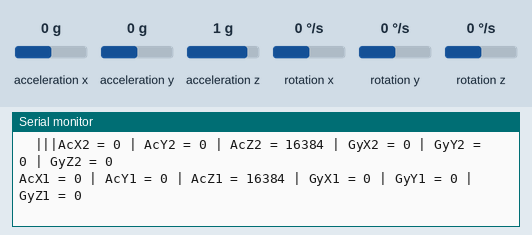
Recording of a sketch running on a simulated Arduino Uno, built with avr-gcc and run on an emulated ATmega328P. Shown: the last lines printed to the serial monitor. Wiring (inferred from the names in the program): MPU-6050 motion sensor at I2C address 0x68; MPU-6050 motion sensor at I2C address 0x69. The test bench sets the inputs (shaded band); at power-on: acceleration x 0 g, acceleration y 0 g, acceleration z 1 g, rotation x 0 °/s, rotation y 0 °/s, rotation z 0 °/s.

Above: at 1.2 s.
1.3 s: acceleration x set to -1.4 g
At 1.7 s:
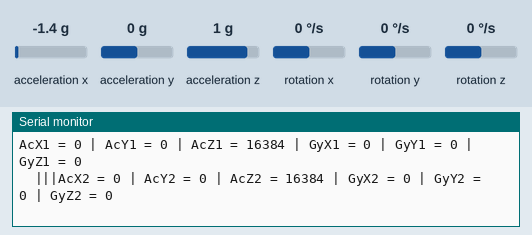
2.8 s: acceleration y set to -1.4 g
At 3.5 s:
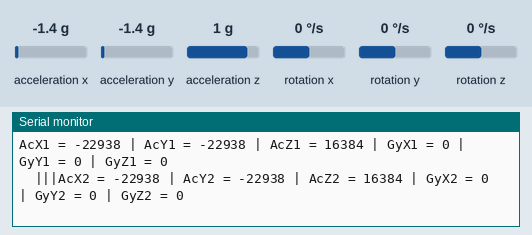
4.3 s: acceleration z set to -1.4 g
At 4.7 s:
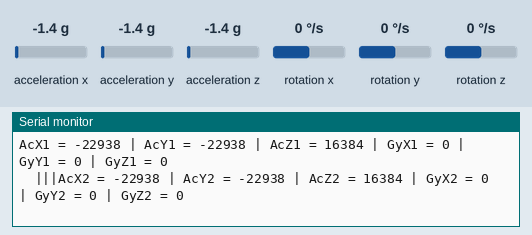
7.3 s: rotation x set to -192 °/s
At 7.7 s:
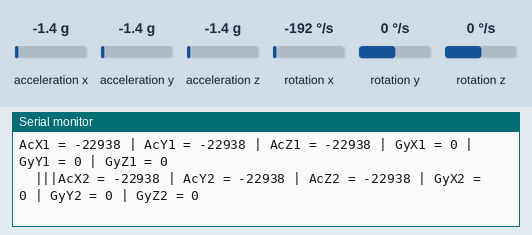
10.3 s: rotation y set to -192 °/s
At 10.8 s:
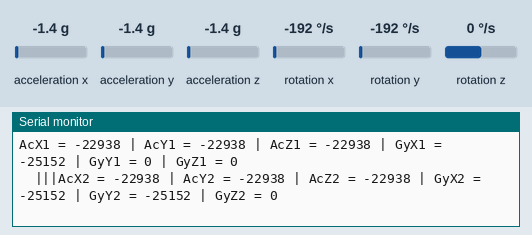
11.8 s: rotation z set to -192 °/s
At 12.7 s:
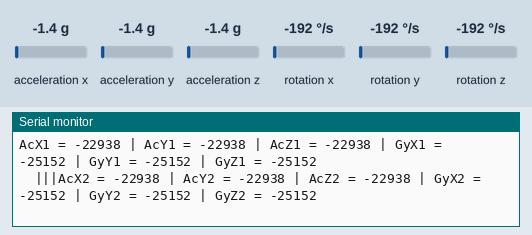

Measured:
- after the input at 2.8 s, the serial monitor: prints a new line after 0.15 s (image 2)
- after the input at 10.3 s, the serial monitor: prints a new line after 0.07 s (image 5)
- after the input at 11.8 s, the serial monitor: prints a new line after 0.36 s (image 6)

The sketch:

MPU6050demo.ino
```cpp
#include<Wire.h>
const int MPU2=0x69,MPU1=0x68;
int16_t AcX1,AcY1,AcZ1,Tmp1,GyX1,GyY1,GyZ1;
int16_t AcX2,AcY2,AcZ2,Tmp2,GyX2,GyY2,GyZ2;


void setup(){
      Wire.begin();
      Wire.beginTransmission(MPU1);
      Wire.write(0x6B);// PWR_MGMT_1 register
      Wire.write(0); // set to zero (wakes up the MPU-6050)
      Wire.endTransmission(true);Wire.begin();
      Wire.beginTransmission(MPU2);
      Wire.write(0x6B);// PWR_MGMT_1 register
      Wire.write(0); // set to zero (wakes up the MPU-6050)
      Wire.endTransmission(true);
      Serial.begin(9600);
}

 void loop(){
      //get values for first mpu having address of 0x68
      GetMpuValue1(MPU1);
      Serial.print("  ");
      Serial.print("|||");

      //get values for second mpu having address of 0x69
      GetMpuValue2(MPU2);
      Serial.println("");
      delay(500);
}


void GetMpuValue1(const int MPU){
    Wire.beginTransmission(MPU);
    Wire.write(0x3B); // starting with register 0x3B (ACCEL_XOUT_H)
    Wire.endTransmission(false);
    Wire.requestFrom(MPU, 14, true); // request a total of 14 registers
    AcX1=Wire.read()<<8| Wire.read(); // 0x3B (ACCEL_XOUT_H) & 0x3C (ACCEL_XOUT_L)
    AcY1=Wire.read()<<8|  Wire.read(); // 0x3D (ACCEL_YOUT_H) & 0x3E (ACCEL_YOUT_L)
    AcZ1=Wire.read()<<8| Wire.read(); // 0x3F (ACCEL_ZOUT_H) & 0x40 (ACCEL_ZOUT_L)
    Tmp1=Wire.read()<<8| Wire.read(); // 0x41 (TEMP_OUT_H) & 0x42 (TEMP_OUT_L)
    GyX1=Wire.read()<<8| Wire.read(); // 0x43 (GYRO_XOUT_H) & 0x44 (GYRO_XOUT_L)
    GyY1=Wire.read()<<8| Wire.read(); // 0x45 (GYRO_YOUT_H) & 0x46 (GYRO_YOUT_L)
    GyZ1=Wire.read()<<8| Wire.read(); // 0x47 (GYRO_ZOUT_H) & 0x48 (GYRO_ZOUT_L)
    Serial.print("AcX1 = ");
    Serial.print(AcX1);
    Serial.print(" | AcY1 = ");
    Serial.print(AcY1);
    Serial.print(" | AcZ1 = ");
    Serial.print(AcZ1);
    Serial.print(" | GyX1 = ");
    Serial.print(GyX1);
    Serial.print(" | GyY1 = ");
    Serial.print(GyY1);
    Serial.print(" | GyZ1 = ");
    Serial.println(GyZ1);
}

void GetMpuValue2(const int MPU){
    Wire.beginTransmission(MPU);
    Wire.write(0x3B); // starting with register 0x3B (ACCEL_XOUT_H)
    Wire.endTransmission(false);
    Wire.requestFrom(MPU, 14, true); // request a total of 14 registers
    AcX2=Wire.read()<<8| Wire.read(); // 0x3B (ACCEL_XOUT_H) & 0x3C (ACCEL_XOUT_L)
    AcY2=Wire.read()<<8|  Wire.read(); // 0x3D (ACCEL_YOUT_H) & 0x3E (ACCEL_YOUT_L)
    AcZ2=Wire.read()<<8| Wire.read(); // 0x3F (ACCEL_ZOUT_H) & 0x40 (ACCEL_ZOUT_L)
    Tmp2=Wire.read()<<8| Wire.read(); // 0x41 (TEMP_OUT_H) & 0x42 (TEMP_OUT_L)
    GyX2=Wire.read()<<8| Wire.read(); // 0x43 (GYRO_XOUT_H) & 0x44 (GYRO_XOUT_L)
    GyY2=Wire.read()<<8| Wire.read(); // 0x45 (GYRO_YOUT_H) & 0x46 (GYRO_YOUT_L)
    GyZ2=Wire.read()<<8| Wire.read(); // 0x47 (GYRO_ZOUT_H) & 0x48 (GYRO_ZOUT_L)
    Serial.print("AcX2 = ");
    Serial.print(AcX2);
    Serial.print(" | AcY2 = ");
    Serial.print(AcY2);
    Serial.print(" | AcZ2 = ");
    Serial.print(AcZ2);
    Serial.print(" | GyX2 = ");
    Serial.print(GyX2);
    Serial.print(" | GyY2 = ");
    Serial.print(GyY2);
    Serial.print(" | GyZ2 = ");
    Serial.println(GyZ2);
}


//#include<Wire.h>
//const int MPU_addr=0x68;  // I2C address of the MPU-6050
//int16_t AcX,AcY,AcZ,Tmp,GyX,GyY,GyZ;
//void setup(){
//  Wire.begin();
//  Wire.beginTransmission(MPU_addr);
//  Wire.write(0x6B);  // PWR_MGMT_1 register
//  Wire.write(0);     // set to zero (wakes up the MPU-6050)
//  Wire.endTransmission(true);
//  Serial.begin(9600);
//}
//void loop(){
//  Wire.beginTransmission(MPU_addr);
//  Wire.write(0x3B);  // starting with register 0x3B (ACCEL_XOUT_H)
//  Wire.endTransmission(false);
//  Wire.requestFrom(MPU_addr,14,true);  // request a total of 14 registers
//  AcX=Wire.read()<<8|Wire.read();  // 0x3B (ACCEL_XOUT_H) & 0x3C (ACCEL_XOUT_L)
//  AcY=Wire.read()<<8|Wire.read();  // 0x3D (ACCEL_YOUT_H) & 0x3E (ACCEL_YOUT_L)
//  AcZ=Wire.read()<<8|Wire.read();  // 0x3F (ACCEL_ZOUT_H) & 0x40 (ACCEL_ZOUT_L)
//  Tmp=Wire.read()<<8|Wire.read();  // 0x41 (TEMP_OUT_H) & 0x42 (TEMP_OUT_L)
//  GyX=Wire.read()<<8|Wire.read();  // 0x43 (GYRO_XOUT_H) & 0x44 (GYRO_XOUT_L)
//  GyY=Wire.read()<<8|Wire.read();  // 0x45 (GYRO_YOUT_H) & 0x46 (GYRO_YOUT_L)
//  GyZ=Wire.read()<<8|Wire.read();  // 0x47 (GYRO_ZOUT_H) & 0x48 (GYRO_ZOUT_L)
//  //Serial.print("AcX = "); Serial.print(AcX);
//  //Serial.print(" | AcY = "); Serial.print(AcY);
//  //Serial.print(" | AcZ = "); Serial.print(AcZ);
//  //Serial.print(" | Tmp = "); Serial.print(Tmp/340.00+36.53);  //equation for temperature in degrees C from datasheet
//  Serial.print(" | GyX = "); Serial.print(GyX);
//  Serial.print(" | GyY = "); Serial.print(GyY);
//  Serial.print(" | GyZ = "); Serial.println(GyZ);
//  delay(333);
//}
```
